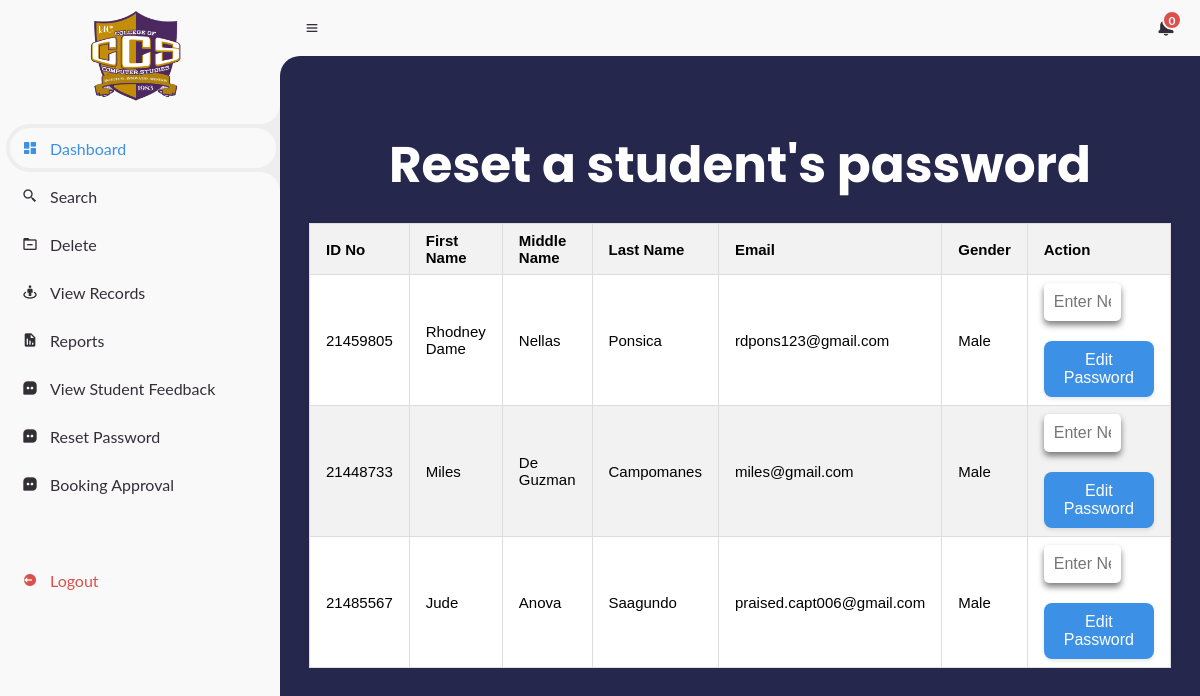
Page /adminreset.php (signed in) on the committed database.
### tables this page shows
CREATE TABLE `users` (
  `id` int(10) NOT NULL,
  `idno` int(10) NOT NULL,
  `firstName` varchar(50) NOT NULL,
  `middleName` varchar(50) NOT NULL,
  `lastName` varchar(50) NOT NULL,
  `password` varchar(50) NOT NULL,
  `age` int(10) NOT NULL,
  `gender` varchar(10) NOT NULL,
  `contact` varchar(50) NOT NULL,
  `email` varchar(50) NOT NULL,
  `address` varchar(50) NOT NULL,
  `purpose` varchar(50) NOT NULL,
  `lab` varchar(50) NOT NULL,
  `session` int(11) DEFAULT 30,
  `timein` datetime NOT NULL
);

### adminreset.php (the view, shortened to what this page needs)
<?php
	include("config.php");
	$query = "SELECT idno, firstName, middleName, lastName, email, age, gender FROM users";
	$result = mysqli_query($con, $query);
?>
<!DOCTYPE html>
<html lang="en">
<head>
	<link href='https://unpkg.com/boxicons@2.0.9/css/boxicons.min.css' rel='stylesheet'>
</head>
<body>
	<section id="sidebar">
		<a href="#" class="brand">
			<img src="./images/ccs.png" height="100px">
		</a>
		<ul class="side-menu top">
		<li class="active">
				<a href="admin.php">
					<i class='bx bxs-dashboard' ></i>
					<span class="text">Dashboard</span>
				</a>
			</li>
			<li>
				<a href="adminsearch.php">
					<i class='bx bx-search-alt-2'></i>
					<span class="text">Search</span>
				</a>
			</li>
			<li>
				<a href="#">
					<i class='bx bx-folder-minus'></i>
					<span class="text">Delete</span>
				</a>
			</li>
			<li>
				<a href="adminview.php">
					<i class='bx bx-street-view'></i>
					<span class="text">View Records</span>
				</a>
			</li>
			<li>
				<a href="adminreports.php">
					<i class='bx bxs-report'></i>
					<span class="text">Reports</span>
				</a>
			</li>
			<li>
				<a href="adminfeedback.php">
				<i class='bx bxs-message-square-dots'></i>
					<span class="text">View Student Feedback</span>
				</a>
			</li>
			<li>
				<a href="adminreset.php">
				<i class='bx bxs-message-square-dots'></i>
					<span class="text">Reset Password</span>
				</a>
			</li>
            <li>
				<a href="adminbooking.php">
				<i class='bx bxs-message-square-dots'></i>
					<span class="text">Booking Approval</span>
				</a>
			</li>
		</ul>
		<ul class="side-menu">
			<li>
				<a href="logout.php" class="logout">
					<i class='bx bxs-log-out-circle' ></i>
					<span class="text">Logout</span>
				</a>
			</li>
		</ul>
	</section>
		<section id="content">
			<nav>
				<i class='bx bx-menu'></i>
				<a href="#" class="notification">
					<span class="num">0</span>
				</a>
			</nav>
			<main>
		</main>
		<h1>Reset a student's password</h1>
		<table class="user-table">
			<thead>
				<tr>
					<th>ID No</th>
					<th>First Name</th>
					<th>Middle Name</th>
					<th>Last Name</th>
					<th>Email</th>
					<th>Gender</th>
					<th>Action</th>
				</tr>
			</thead>
			<tbody>
			<?php
				while ($row = mysqli_fetch_assoc($result)) {
					echo "<tr>";
					echo "<td>".$row['idno']."</td>";
					echo "<td>".$row['firstName']."</td>";
					echo "<td>".$row['middleName']."</td>";
					echo "<td>".$row['lastName']."</td>";
					echo "<td>".$row['email']."</td>";
					echo "<td>".$row['gender']."</td>";
					echo "<td>";
					echo "<form method='post' action='edit_password.php'>";
					echo "<input type='password' name='new_password' placeholder='Enter New Password' onclick='clearPlaceholder(this)' onfocusout='restorePlaceholder(this)' data-placeholder='Enter New Password' required>";
					echo "<br>";
					echo "<button type='submit' class='button'>Edit Password</button>";
					echo "</form>";
					echo "</td>";
					echo "</tr>";
				}
			?>
			</tbody>
		</table>
    </section>
</body>
</html>

### rows in the picture
users: idno "21459805", firstName "Rhodney Dame", middleName "Nellas", lastName "Ponsica", email "rdpons123@gmail.com", gender "Male"
users: idno "21448733", firstName "Miles", middleName "De Guzman", lastName "Campomanes", email "miles@gmail.com", gender "Male"
users: idno "21485567", firstName "Jude", middleName "Anova", lastName "Saagundo", email "praised.capt006@gmail.com", gender "Male"
